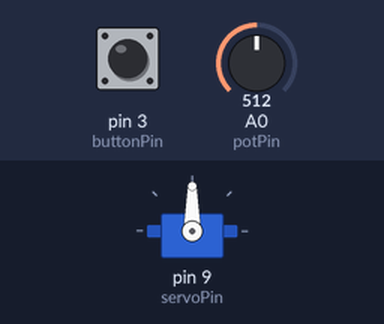
A sketch run on a simulated Arduino Uno, built with avr-gcc and run on an emulated ATmega328P. Shown: servo. The test bench sets the inputs (shaded band); at power-on: A0 (potPin) = 512, pin 3 (buttonPin) HIGH. Storage starts empty; what the sketch prints to the serial monitor is not drawn.

Above: at 1.2 s.
1.3 s: A0 (potPin) set to 716
At 2.5 s:
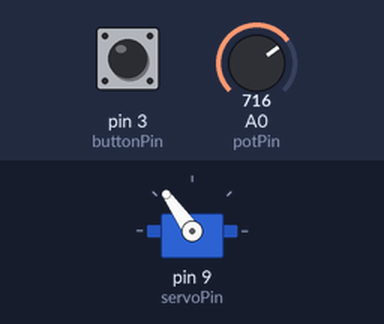
2.8 s: A0 (potPin) set to 900
At 3.6 s:
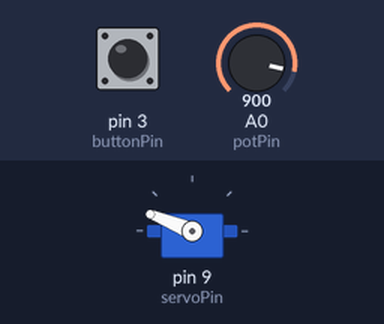
4.3 s: A0 (potPin) set to 1023
At 5.1 s:
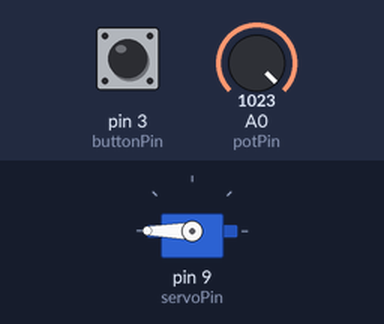
5.8 s: A0 (potPin) set to 306
At 7.2 s:
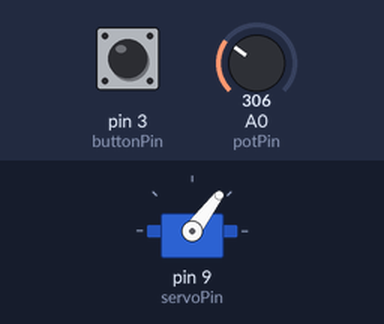
8.9 s: A0 (potPin) set to 122
At 9.4 s:
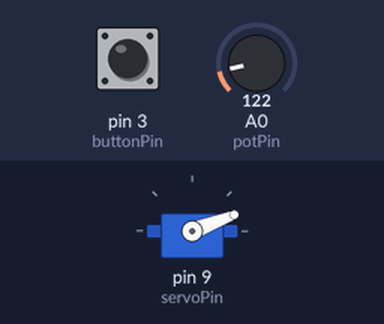
Timing chart, 0 to 11.4 s (numbered marks = the images above; inputs shaded):
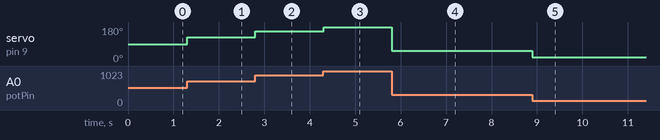

Measured:
- after the input at 1.3 s, servo on pin 9 (servoPin): 90° → 125° at once
- after the input at 2.8 s, servo on pin 9 (servoPin): 125° → 158° at once
- after the input at 4.3 s, servo on pin 9 (servoPin): 158° → 180° at once
- after the input at 5.8 s, servo on pin 9 (servoPin): 180° → 53° at once
- after the input at 8.9 s, servo on pin 9 (servoPin): 53° → 21° at once

The sketch:

Recording_and_playing_positions_of_1_servo.ino
```cpp
/*Work flow;
 * There'll be one button.
 * If the knob is rotated is pressed without pressing the button then,
 * the servo will just change it's position, the positions will not
 * be recorded.
 *
 * If the knob is rotated the button being pressed, then the positions
 * will be recorded and played back after 1 second the button has
 * been released.
 *
 * Target achieved.
 */

/* This challenge features 2 servo motors connected in X and Y axis.
 *
 */

#include<SPI.h>
#include<Servo.h>
#include<SD.h>

Servo servoA;
#define chipSelect 4
#define potPin     A0
#define servoPin   9
#define buttonPin  3
#define ledPin

File positionFile;

void setup() {
  Serial.begin(9600);
  servoA.attach(servoPin);
  pinMode(buttonPin, INPUT_PULLUP);

  Serial.println("Initializing SD card...");
 if(!SD.begin(chipSelect))
 {
  Serial.println("SD card failed or not inserted:(");
  //Do nothing after this.
  while(1)
  {
    ;
  }
 }

 Serial.println("Card initialized.");
  positionFile = SD.open("pos.txt", FILE_WRITE);
}


int angle = 0;
byte state = 0;
byte trigger = 0;

void loop() {
  angle = map(analogRead(potPin), 0, 1023, 0, 180);


  if(digitalRead(buttonPin)==0)
  {
    //Triggers the variable to 1; indicates that next time
    //the button is released, we should start playing back
    //the positions.
    trigger = 1;

    unsigned long long StartLog = millis();

    positionFile = SD.open("pos.txt", FILE_WRITE);

    if(positionFile)
    {
    positionFile.println(angle);
    positionFile.close();
    Serial.println(angle);
    }
    else
    {
      Serial.println("Couldn't open file :( for writing!");
    }

    Serial.print("Saving time: ");
     StartLog = millis() - StartLog;
    Serial.print(float(StartLog));
    Serial.println(" ms");

    servoA.write(angle);
  }
  else if(trigger == 1)
  {
        delay(1000);
        positionFile = SD.open("pos.txt", FILE_READ);


        if(positionFile)
        {
          Serial.println("File opened successfully for reading:)");
            while(positionFile.available())
            {
              long long StartLog = millis(); //Retrieving operation start.


              String angleValue = positionFile.readStringUntil('\n');
              Serial.println(angleValue);
              servoA.write(angleValue.toInt());
              delay(30);   /*It takes about 15 ms to open the file and write angle value to it. + there's a 15 ms delay at each run of void loop()
                             So the delay at this position is made 30 ms to get the recording and playing time almost equal.

                            */

              Serial.print("Retrieving time: ");
              StartLog = millis() - StartLog;
    Serial.print(float(StartLog));
    Serial.println(" ms");
            }

          positionFile.close();
          SD.remove("pos.txt");

    }
    else
    {
      Serial.println("Couldn't open the file :(");
    }
    trigger = 0;
  }
  else
  {
    servoA.write(angle);
   // Serial.println(angle);
  }

  delay(15);
}
```
